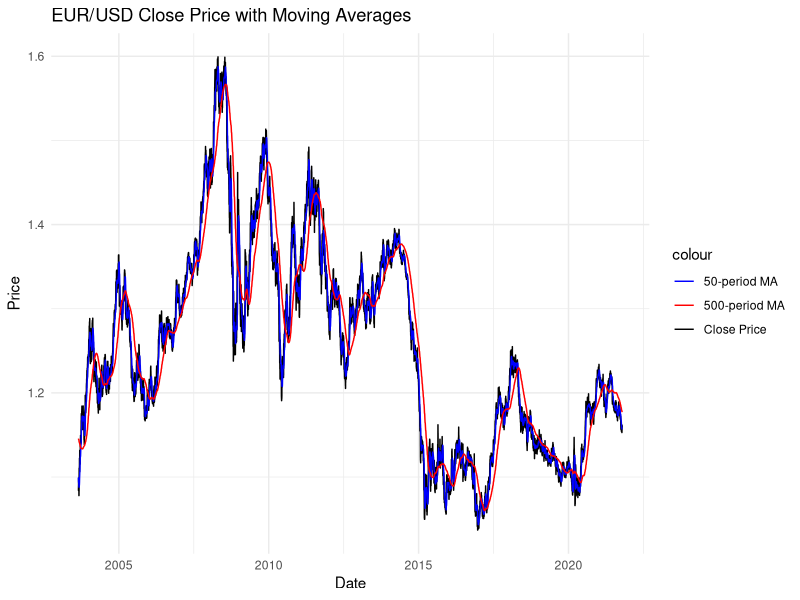
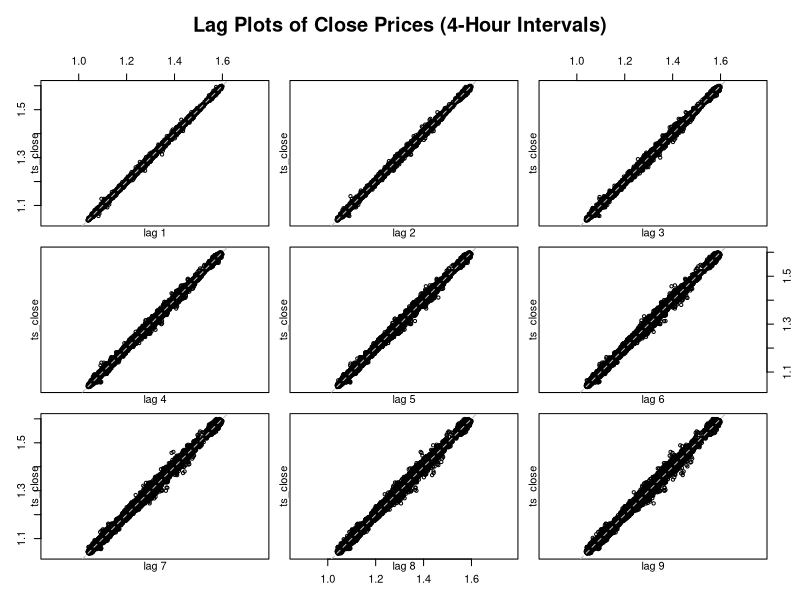
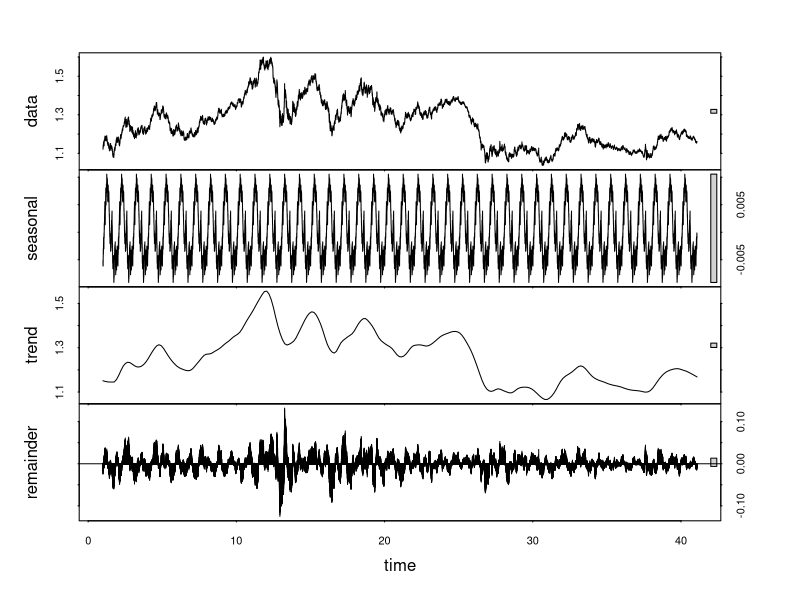

Write the R code that produced these figures, in order.
## ---- chunk 1
library(TTR)
library(ggplot2)
data <- read.csv("./EURUSD_ForexTrading_4hrs.csv")
## ---- chunk 2
# Calcular las medias móviles
data$MA_short <- SMA(data$close, n = 50)  # Media móvil de 50 periodos
data$MA_long <- SMA(data$close, n = 500)  # Media móvil de 500 periodos
## ---- chunk 3
# Eliminar filas con NA en las medias móviles
data_clean <- na.omit(data)

# Crear el gráfico con las filas limpias
ggplot(data_clean, aes(x = as.POSIXct(Gmt.time, format = "%d.%m.%Y %H:%M:%S"))) +
  geom_line(aes(y = close, color = "Close Price")) +
  geom_line(aes(y = MA_short, color = "50-period MA")) +
  geom_line(aes(y = MA_long, color = "500-period MA")) +
  labs(title = "EUR/USD Close Price with Moving Averages",
       x = "Date", y = "Price") +
  scale_color_manual(values = c("Close Price" = "black", 
                                "50-period MA" = "blue", 
                                "500-period MA" = "red")) +
  theme_minimal()


## ---- chunk 4
# Crear la serie de tiempo con frecuencia de 6 (observaciones diarias)
ts_close <- ts(data$close, frequency = 6)  # 6 periodos por día
## ---- chunk 5
# Visualizar los rezagos con lag.plot
lag.plot(ts_close, lags = 9, layout = c(3, 3), main = "Lag Plots of Close Prices (4-Hour Intervals)")

## ---- chunk 6
library(forecast)

# Convertir los datos a una serie de tiempo (asumiendo que son horarios)
ts_data <- ts(data$close, frequency = 24 * 30)  # 24 datos diarios, 30 días al mes

# Descomposición STL
decomposed <- stl(ts_data, s.window = "periodic")

# Graficar la descomposición
plot(decomposed)

